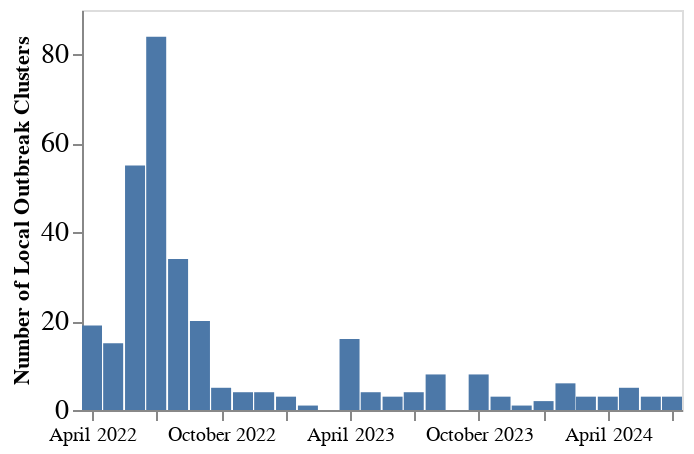

Write notebook code for a chart like this one.
### Code cell
clust_over_time =  alt.Chart(overall_df).mark_bar(opacity = 1, interpolate='monotone', size = 10).encode(
    alt.X('year-month:T', axis = alt.Axis(grid= False, format = "%B %Y", title = "")),
    alt.Y('count():Q', axis=alt.Axis(title="Number of Local Outbreak Clusters", grid=False, labelFontSize = 14), stack = None), 
).transform_filter(datum.child_host == "Los Angeles County"
).properties(
    width=300,
    height=200
)
clust_over_time

### Figure 1 — Vega-Lite specification as saved in the notebook (floating-point values rounded to 4 significant figures; data arrays with more than 128 entries replaced by an {"elided": "..."} marker saying what was removed)
{"config": {"view": {"continuousWidth": 400, "continuousHeight": 300}}, "data": {"name": "data-173feac84af52dfb853a18414140cda2"}, "mark": {"type": "bar", "interpolate": "monotone", "opacity": 1, "size": 10}, "encoding": {"x": {"axis": {"format": "%B %Y", "grid": false, "title": ""}, "field": "year-month", "type": "temporal"}, "y": {"aggregate": "count", "axis": {"grid": false, "labelFontSize": 14, "title": "Number of Local Outbreak Clusters"}, "stack": null, "type": "quantitative"}}, "height": 200, "transform": [{"filter": "(datum.child_host === 'Los Angeles County')"}], "width": 300, "$schema": "https://vega.github.io/schema/vega-lite/v4.17.0.json", "datasets": {"data-173feac84af52dfb853a18414140cda2": {"elided": "316 records"}}}
